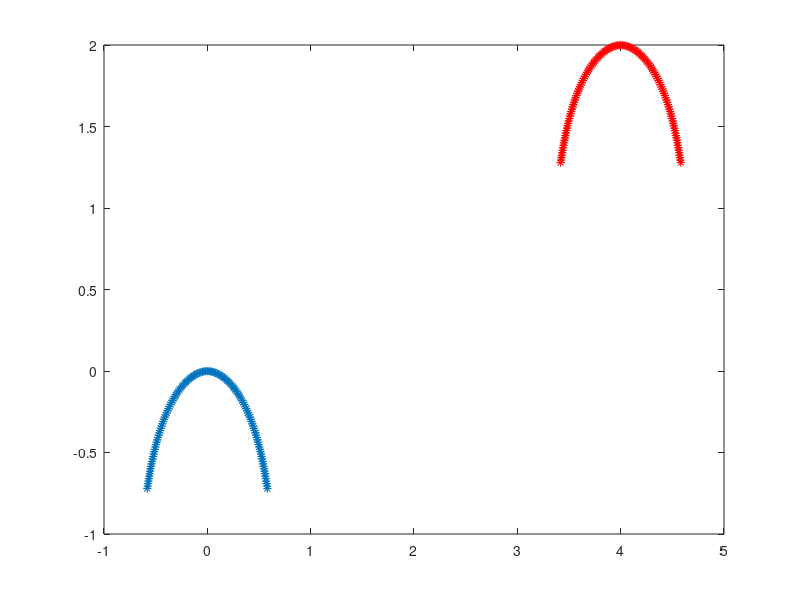

Write MATLAB code to recreate this figure.
%-------------------------------------------------------------------------------------------------------------------%
%
% IB2d is an Immersed Boundary Code (IB) for solving fully coupled non-linear 
% 	fluid-structure interaction models. This version of the code is based off of
%	Peskin's Immersed Boundary Method Paper in Acta Numerica, 2002.
%
% Author: Nicholas A. Battista
% Email:  nick.battista@unc.edu
% Date Created: May 27th, 2015
% Institution: UNC-CH
%
% This code is capable of creating Lagrangian Structures using:
% 	1. Springs
% 	2. Beams (*torsional springs)
% 	3. Target Points
%	4. Muscle-Model (combined Force-Length-Velocity model, "HIll+(Length-Tension)")
%
% One is able to update those Lagrangian Structure parameters, e.g., spring constants, resting %%	lengths, etc
% 
% There are a number of built in Examples, mostly used for teaching purposes. 
% 
% If you would like us to add a specific muscle model, please let Nick (nick.battista@unc.edu) know.
%
%--------------------------------------------------------------------------------------------------------------------%


%%%%%%%%%%%%%%%%%%%%%%%%%%%%%%%%%%%%%%%%%%%%%%%%%%%%%%%%%%%%%%%%%%%%%%%%%%%%%%%%
%
% FUNCTION: creates the JELLYFISH-EXAMPLE geometry and prints associated input files
%
%%%%%%%%%%%%%%%%%%%%%%%%%%%%%%%%%%%%%%%%%%%%%%%%%%%%%%%%%%%%%%%%%%%%%%%%%%%%%%%%

function Jellyfish_Geometry()

% FLUID GRID PARAMETERS %
L = 8;                              % Length of computational domain (m)
N = 256;                            % # of Cartesian grid meshwidths
dx = L/N;                           % Cartesian mesh width (m)

% Construct Geometry
[xLag,yLag,ds] = give_Me_Immsersed_Boundary_Geometry(N,L);
plot(xLag,yLag,'*'); hold on;

% Translate Geometry
xLag = xLag + L/2;
yLag = yLag + L/4;
plot(xLag,yLag,'r*'); hold on;
  
% NAMING CONVENTION FOR SIMULATION 
struct_name = 'jelly';      % structure name


%
% PRINT INPUT FILES (.vertex, .spring, .beam, etc) %
%

% print vertices
print_Lagrangian_Vertices(xLag,yLag,struct_name);

% print springs
k_Spring = 7.5*1.2750000000000000e+07;        % spring constant (Newton)
print_Lagrangian_Springs(xLag,k_Spring,ds,struct_name);

% print beams
k_Beam = 7.5*1.0363359375000002e+10;   % beam stiffness constant (Newton m^2)
print_Lagrangian_nonInv_Beams(xLag,yLag,k_Beam,struct_name);




%%%%%%%%%%%%%%%%%%%%%%%%%%%%%%%%%%%%%%%%%%%%%%%%%%%%%%%%%%%%%%%%%%%%%%%%
%
% FUNCTION: prints VERTEX points to a file called rubberband.vertex
%
%%%%%%%%%%%%%%%%%%%%%%%%%%%%%%%%%%%%%%%%%%%%%%%%%%%%%%%%%%%%%%%%%%%%%%%%

function print_Lagrangian_Vertices(xLag,yLag,struct_name)

    N = length(xLag);

    vertex_fid = fopen([struct_name '.vertex'], 'w');

    fprintf(vertex_fid, '%d\n', N );

    %Loops over all Lagrangian Pts.
    for s = 1:N
        X_v = xLag(s);
        Y_v = yLag(s);
        fprintf(vertex_fid, '%1.16e %1.16e\n', X_v, Y_v);
    end

    fclose(vertex_fid); 

    
%%%%%%%%%%%%%%%%%%%%%%%%%%%%%%%%%%%%%%%%%%%%%%%%%%%%%%%%%%%%%%%%%%%%%%%%
%
% FUNCTION: prints SPRING points to a file called rubberband.spring
%
%%%%%%%%%%%%%%%%%%%%%%%%%%%%%%%%%%%%%%%%%%%%%%%%%%%%%%%%%%%%%%%%%%%%%%%%

function print_Lagrangian_Springs(xLag,k_Spring,ds_Rest,struct_name)

    N = length(xLag);

    spring_fid = fopen([struct_name '.spring'], 'w');

    fprintf(spring_fid, '%d\n', N-1 );

    %spring_force = kappa_spring*ds/(ds^2);

    % SPRINGS BETWEEN VERTICES ON RHS
    for s = 1:ceil(N/2)
            if s <= floor(N/2)         
                fprintf(spring_fid, '%d %d %1.16e %1.16e\n', s, s+1, k_Spring, ds_Rest);  
            elseif s == ceil(N/2)
                fprintf(spring_fid, '%d %d %1.16e %1.16e\n', 1, ceil(N/2)+1, k_Spring, ds_Rest);  
            end
    end
    
    % SPRINGS BETWEEN VERTICES ON LHS
    for s=1:floor(N/2)-1
                s1 = ceil(N/2)+s;
                s2 = ceil(N/2)+s+1;
                fprintf(spring_fid, '%d %d %1.16e %1.16e\n', s1, s2, k_Spring, ds_Rest);  
    end
    fclose(spring_fid); 
    
 
%%%%%%%%%%%%%%%%%%%%%%%%%%%%%%%%%%%%%%%%%%%%%%%%%%%%%%%%%%%%%%%%%%%%%%%%%%%%%%%%%%%%%
%
% FUNCTION: prints BEAM (NON-INVARIANT) points to a file called rubberband.nonInv_beam
%
%%%%%%%%%%%%%%%%%%%%%%%%%%%%%%%%%%%%%%%%%%%%%%%%%%%%%%%%%%%%%%%%%%%%%%%%%%%%%%%%%%%%%

function print_Lagrangian_nonInv_Beams(xLag,yLag,k_Beam,struct_name)

    % k_Beam: beam stiffness
    % Cx/Cy:  beam curvatures in x/y respestively
    
    N = length(xLag); % NOTE: Total number of beams = Number of Total Lag Pts. - 2

    beam_fid = fopen([struct_name '.nonInv_beam'], 'w');

    fprintf(beam_fid, '%d\n', N-2 );

    % beam_force = kappa_beam*ds/(ds^4)
    
    %BEAMS BETWEEN VERTICES ON RHS
    for s = 1:ceil(N/2)+1
            if s <= floor(N/2)-1  
                Cx = xLag(s) - 2*xLag(s+1) + xLag(s+2);
                Cy = yLag(s) - 2*yLag(s+1) + yLag(s+2);
                fprintf(beam_fid, '%d %d %d %1.16e %1.16e %1.16e\n', s,s+1,s+2, k_Beam, Cx, Cy);  
            elseif s == ceil(N/2)
                Cx = xLag(ceil(N/2)+1) - 2*xLag(1) + xLag(2);
                Cy = yLag(ceil(N/2)+1) - 2*yLag(1) + yLag(2);
                fprintf(beam_fid, '%d %d %d %1.16e %1.16e %1.16e\n', ceil(N/2)+1,1,2, k_Beam, Cx,Cy);  
            elseif s == ceil(N/2)+1
                Cx = xLag(ceil(N/2)+2) - 2*xLag( ceil(N/2)+1 ) + xLag(1);
                Cy = yLag(ceil(N/2)+2) - 2*yLag( ceil(N/2)+1 ) + yLag(1);
                fprintf(beam_fid, '%d %d %d %1.16e %1.16e %1.16e\n', ceil(N/2)+2,ceil(N/2)+1,1, k_Beam, Cx,Cy);  
            end
    end
    
    % BEAMS BETWEEN VERTICES ON LHS
    for s=1:floor(N/2)-2
                s1 = ceil(N/2)+s;
                s2 = ceil(N/2)+s+1;
                s3 = ceil(N/2)+s+2;
                Cx = xLag(s3) - 2*xLag(s2) + xLag(s1);
                Cy = yLag(s3) - 2*yLag(s2) + yLag(s1);
                fprintf(beam_fid, '%d %d %d %1.16e %1.16e %1.16e\n', s3, s2, s1, k_Beam, Cx, Cy);  
    end
    fclose(beam_fid); 
    

%%%%%%%%%%%%%%%%%%%%%%%%%%%%%%%%%%%%%%%%%%%%%%%%%%%%%%%%%%%%%%%%%%%%%%%%
%
% FUNCTION: creates the Lagrangian structure geometry
%
%%%%%%%%%%%%%%%%%%%%%%%%%%%%%%%%%%%%%%%%%%%%%%%%%%%%%%%%%%%%%%%%%%%%%%%%

function [xLag,yLag,ds] = give_Me_Immsersed_Boundary_Geometry(N,L)


% JELLYFISH GEOMETRY PARAMETERS %

bell_length = 2;                    % bell length (m)
npts_bell = ceil(2*(bell_length/L)*N); % number of points along the length of the entire bell
npts_circ = 1;                    %number of points along the circumference (=1 for 2D)
npts = npts_bell*npts_circ;	      % total number points 
ds = bell_length/(npts_bell-1);   % mesh spacing along the length of bell (m)
Zs = 0;                          %distance to top of bell (m)
xb = zeros(npts);                 %holds resting positions to calculate curvatures
zb=zeros(npts);                   %holds resting positions to calculate curvatures

% Values to describe bell shape given in Alben, Peng and Miller %
betao = 0.5;
betam = 0.3;
to = 0.5;
t=0;
gamma = 1;

% Starting values
z = Zs;
r = 0;
x = 0;

% center line of jelly
xLag(1) = x;
yLag(1) = z;
zl=z;
rl=r;

%right side of bell
for s = 1:(ceil(npts_bell/2)-1)
    beta = betao+(betam-betao)*(t/to)^gamma;
    theta = -1.55*(1-exp(-(s)*ds/beta));
    z = zl + ds*sin(theta);
    r = rl + ds*cos(theta);
    x = r;
    zl=z;
    rl=r;
    xLag(s+1)=x;
    yLag(s+1)=z;
   %fprintf(vertex_fid, '%1.16e %1.16e\n', x, z);
end


% reinitialize values for centerline
z = Zs;
r = 0;
zl=z;
rl=r;


%left side of bell
for s = (ceil(npts_bell/2)):npts_bell-2
    s2=s-(ceil(npts_bell/2)-1);
    beta = betao+(betam-betao)*(t/to)^gamma;
    theta = -1.55*(1-exp(-(s2)*ds/beta));
    z = zl + ds*sin(theta);
    r = rl + ds*cos(theta);
    x = -1*r;
    zl=z;
    rl=r;
    xLag(s+1)=x;
    yLag(s+1)=z;
   %fprintf(vertex_fid, '%1.16e %1.16e\n', x, z);
end


% 
% %%%%%%%%%%%%%%%%%%%%%%%%%%%%%%%%%%%%%%%%%%%%%%%%%%%%%%%%%%%%%%%%%%%%%%%%%%%%%%%%
% 
% % Write out the beam information
%  beam_fid = fopen([mesh_name num2str(N) '.beam'], 'w');
%  
%  fprintf(beam_fid, '%d\n', npts-3);
%  
%  %right side of bell
%  for q = 0:npts_circ-1
%  for s = 0:(ceil(npts_bell/2)-3)
%     C1 = xb(s+1)+xb(s+3)-2*xb(s+2); 
%     C2 = zb(s+1)+zb(s+3)-2*zb(s+2); 
%     fprintf(beam_fid, '%d %d %d %1.16e %1.16e %1.16e\n', q*npts_circ+s, q*npts_circ+s+1, q*npts_circ+s+2, kappa_beam*ds/(ds^4), C1, C2);
%  end
%  
%  %top of bell
%     s=ceil(npts_bell/2);
%     C1 = xb(s+1)+xb(2)-2*xb(1); 
%     C2 = zb(s+1)+zb(2)-2*zb(1); 
%     fprintf(beam_fid, '%d %d %d %1.16e %1.16e %1.16e\n', q*npts_circ+s, q*npts_circ+0, q*npts_circ+1, kappa_beam*ds/(ds^4), C1, C2);
%     s=ceil(npts_bell/2)+1;
%     C1 = xb(s+1)+xb(1)-2*xb(s); 
%     C2 = zb(s+1)+zb(1)-2*zb(s); 
%     fprintf(beam_fid, '%d %d %d %1.16e %1.16e %1.16e\n', q*npts_circ+s, q*npts_circ+s-1, q*npts_circ+0, kappa_beam*ds/(ds^4), C1, C2);
%  
%  %left side of bell   
%  for s = ceil((npts_bell/2)+2):npts_bell-2
%     C1 = xb(s+1)+xb(s-1)-2*xb(s); 
%     C2 = zb(s+1)+zb(s-1)-2*zb(s); 
%     fprintf(beam_fid, '%d %d %d %1.16e %1.16e %1.16e\n', q*npts_circ+s, q*npts_circ+s-1, q*npts_circ+s-2, kappa_beam*ds/(ds^4), C1, C2);
%  end
%  end
% % 
% % 
%  fclose(beam_fid);
% 
